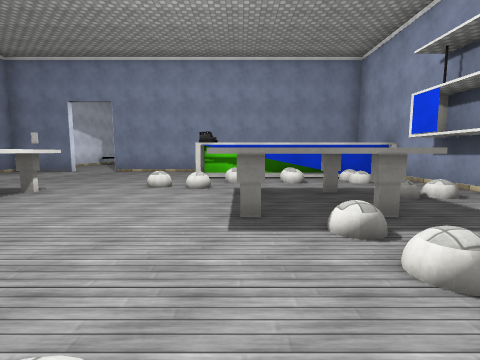
View 1 (above)

21 first-person views from a walk through a Unity game level. The camera is 1.4 m above the floor, tilts 6° down and sees 85° across. The floor is counted in squares, 2 m on a side. Each view is taken from the middle of a square. On the plan, view 1 faces up. The plan holds only what a view shows up to about 9 squares ahead; the rest is blank. The place goes on beyond the plan. Door leaves are left out, so doorways stand open. Some surface patterns are stand-ins.

View 2
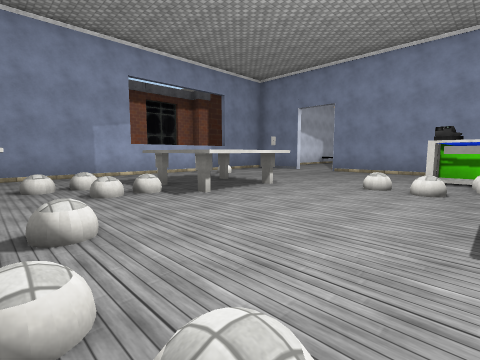

View 3
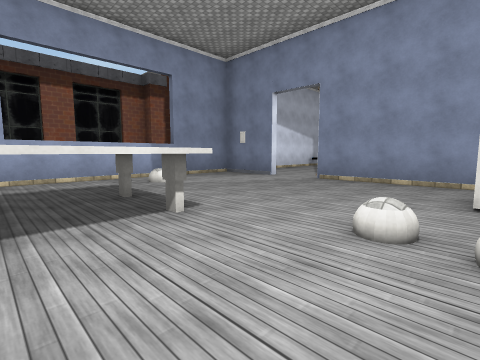

View 4
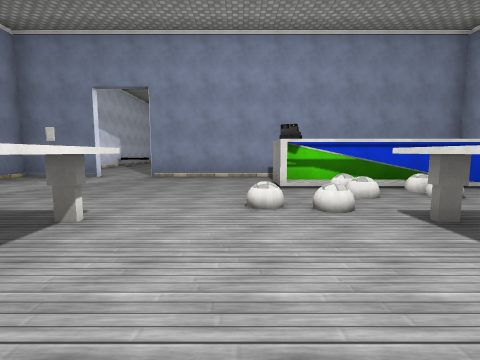

View 5
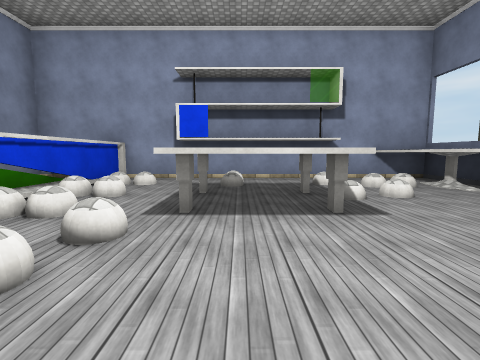

View 6
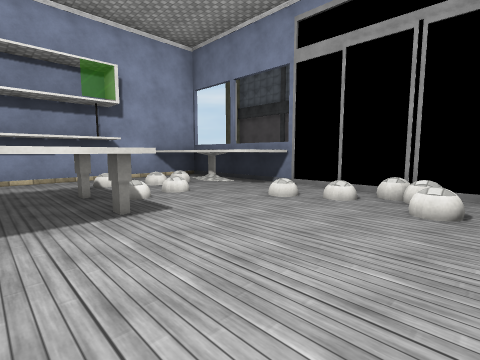

View 7
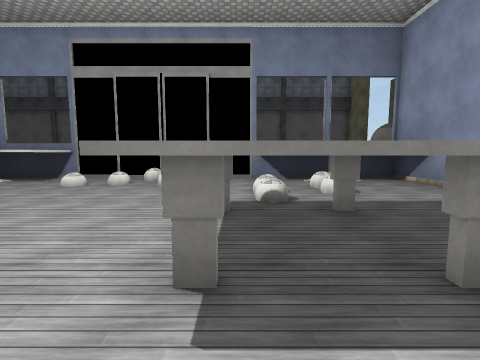

View 8
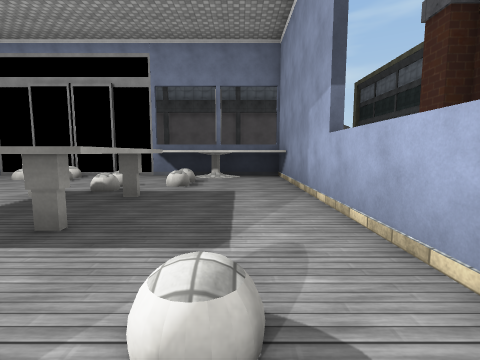

View 9
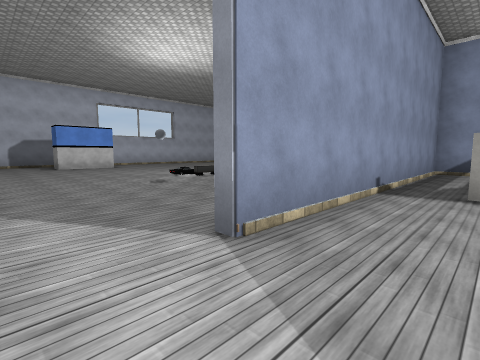

View 10
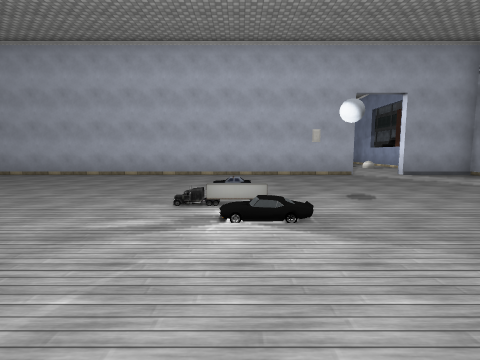

View 11
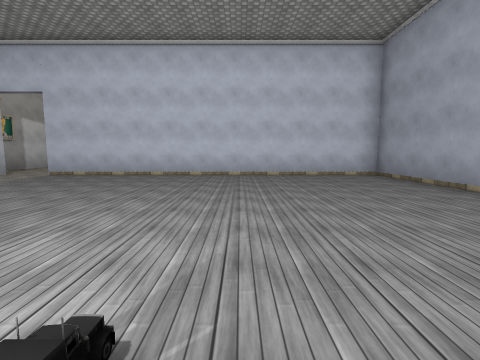

View 12
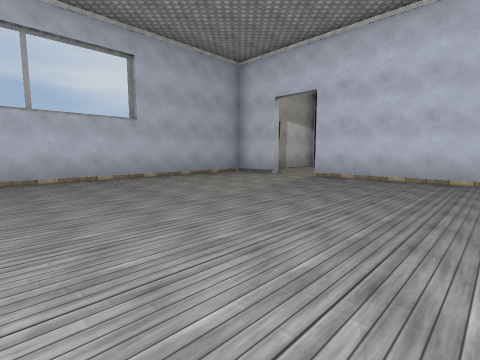

View 13
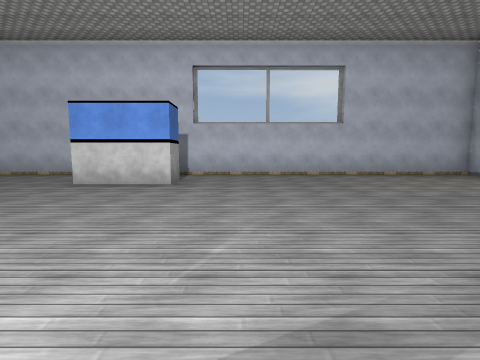

View 14
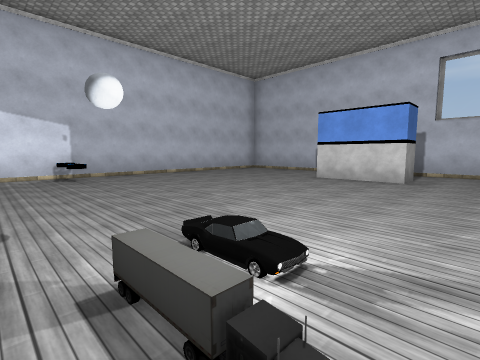

View 15
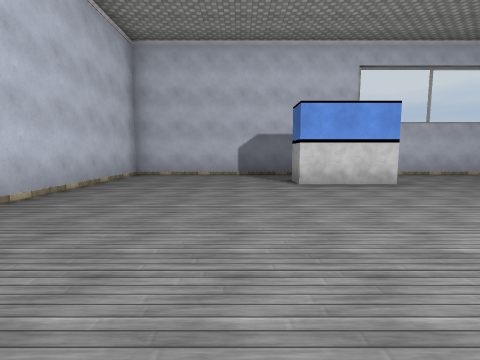

View 16
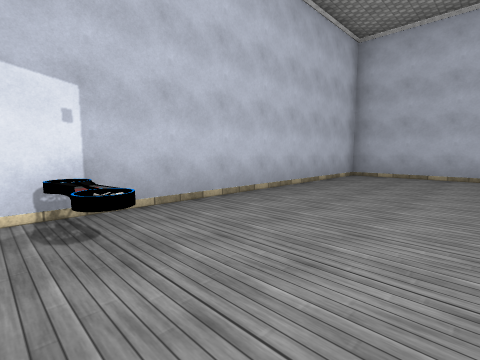

View 17
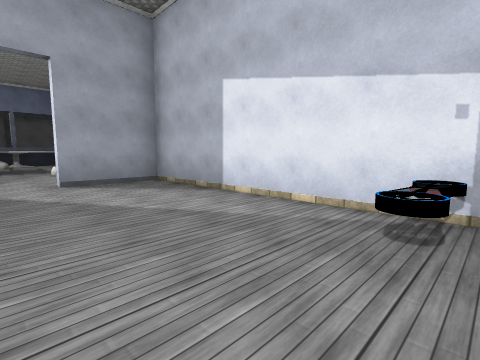

View 18
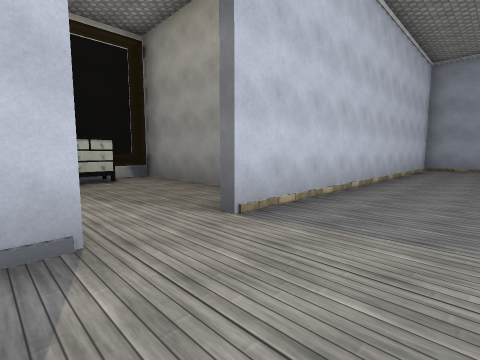

View 19
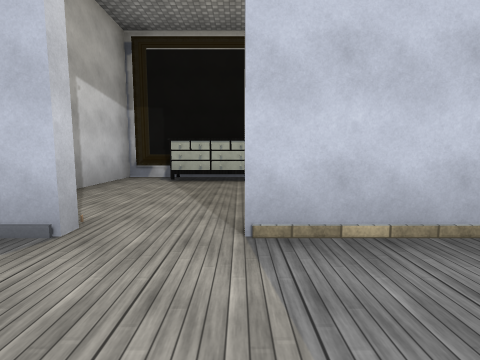

View 20
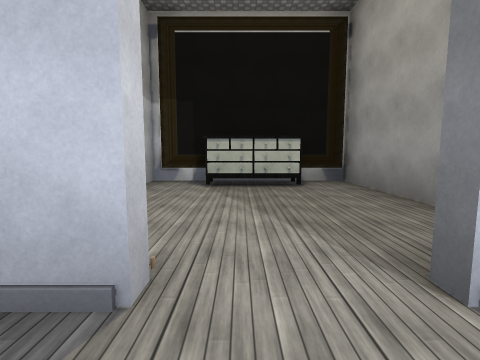

View 21
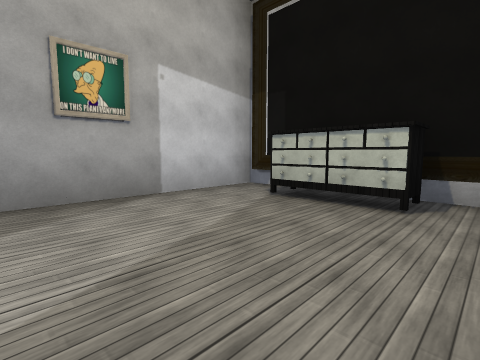

### Floor plan
Key: @ floor where view 1 was taken; # wall or solid block; . main floor; : floor 0.25 m higher than the main floor; / step, stairs or slope; D open door; = window, fence, low wall or low ledge; ^ raised ledge; B ball; T table; S shelf; O other object.
Columns run from 9 left of view 1 to 13 right of it. Each row starts with its distance up from view 1.
 24 #######################
 23 #.//////////////#.....#
 22 #...............#.....=
 21 #.....##........D....S#
 20 #...............D....##
 19 #...............#.....=
 18 #...............#######
 17 #.............../#
 16 ##O............./#
 15 #.......O......./#
 14 #.............../#
 13 #.............../#
 12 #.............../#
 11 #.............../#
 10 ###DD##########/.#
  9 #..DD.........####
  8 #.......#######
  7 #........BB.O.#
  6 #.B......BB.:.#
  5 #...TT.BBTTT..#
  4 #...TT...T  B.#
  3 #...TT...TTT..#
  2 #....B..../.:.#
  1 #..B.B....//..#
  0  ^^^^.BB.@^^^^
 -1  #^^^#####^^^#

Positions as (right, up) in squares from view 1, and headings:
1: (0, 0), facing up
2: (0, 0), facing up-left
3: (-1, 3), facing up-left
4: (-2, 2), facing up
5: (-3, 4), facing right
6: (-3, 4), facing down-right
7: (-4, 6), facing down
8: (-7, 7), facing down
9: (-6, 8), facing up-right
10: (-1, 18), facing down
11: (-1, 14), facing right
12: (0, 16), facing up-right
13: (0, 15), facing up
14: (0, 14), facing up-left
15: (-5, 15), facing up
16: (-5, 15), facing up-left
17: (-5, 16), facing down-left
18: (5, 22), facing down-right
19: (5, 20), facing right
20: (6, 21), facing right
21: (8, 19), facing up-right
